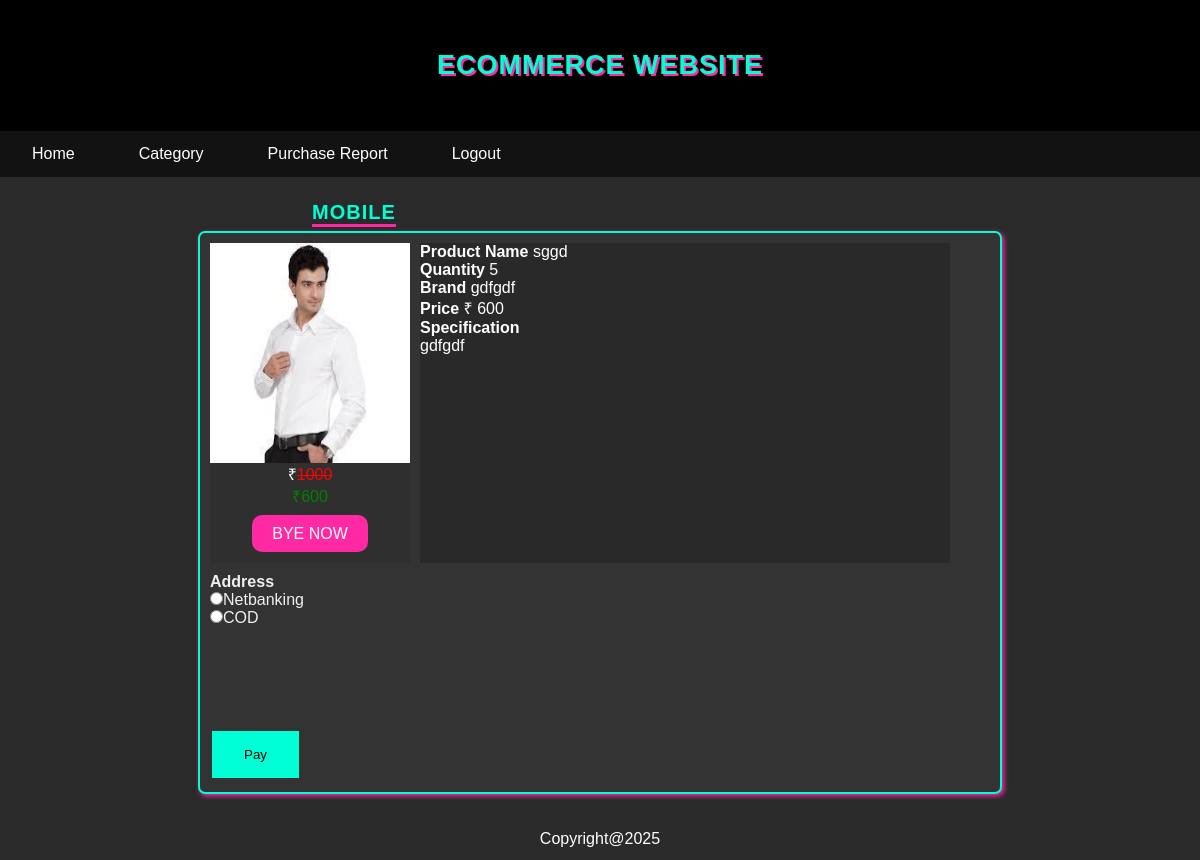
The app's page /payment_process.php?sno=24 with its own data.
### tables this page shows
CREATE TABLE `product` (
  `sno` int(11) NOT NULL auto_increment,
  `pname` varchar(9999) default NULL,
  `qty` int(11) default NULL,
  `cat` varchar(89) default NULL,
  `brand` varchar(88) default NULL,
  `desc1` varchar(9999) default NULL,
  `aprice` int(11) default NULL,
  `oprice` int(11) default NULL,
  `img` varchar(333) default NULL,
  `email` varchar(55) default NULL,
  PRIMARY KEY  (`sno`)
);

### payment_process.php (the view, shortened to what this page needs)
<html>
<head>
    <link href="StyleSheet.css" rel="stylesheet" />
</head>
<body>
    <?php
    include_once('header1.php');
    ?>
    <div class="content">
        <div id="head1">MOBILE</div>
        <div class="content1">
            <form action="payment_process.php" method="post">
                <?php
                 include_once('config.php');
                if (isset($_GET['sno'])) {
                    $sno = $_GET['sno'];
                    $sql = mysqli_query($mysqli, "SELECT * FROM product where sno='$sno'");
                    if ($rs = mysqli_fetch_array($sql)) {
                ?>
                        <div class="box2">
                        <img src="<?php echo $rs['img']; ?>" width=200px height=220px>
                            &#x20B9;<del style="color:red"><?php echo $rs['aprice']; ?></del><br>
                            <p style="color:green">&#x20B9;<?php echo $rs['oprice']; ?></p><br>
                            <p><a href="payment_process.php?sno=<?php echo $rs['oprice']; ?>"> BYE NOW</a></p>
                        </div>
                        <div class="box3">
                            <b>Product Name</b>
                            <td><?php echo $rs['pname']; ?></td><br>
                            <b>Quantity</b>
                            <td><?php echo $rs['qty']; ?></td><br>
                            <b>Brand</b>
                            <td><?php echo $rs['brand']; ?></td><br>
                            <b>Price</b>
                            <td>&#x20B9; <?php echo $rs['oprice']; ?></td><br>
                            <b>Specification</b><br>
                            <td> <?php echo $rs['desc1']; ?></td>
                        </div>
                        <br><br><br><br><br><br><br><br><br><br><br><br><br><br><br>
                        <b>Address</b><br>
                        <input type="radio" value="Netbanking" id="pay1" name="pay" onclick="checkButton()">Netbanking<br>
                        <input type="radio" value="COD" name="pay" id="pay2" onclick="checkButton()">COD<br>
                        <input type="submit" value="Pay" name="process">
                <?php
                    }
                }
                ?>
            </form>
        </div>
    </div>
    <?php
    include_once('footer.php');
    ?>
</body>
</html>
<?php
include_once('footer.php');
?>

### StyleSheet.css (style rules this page uses)
* { margin: 0; margin-left: auto; margin-right: auto; }
.content { width: 96%; min-height: 100px; padding: 2%; background-color: #2a2a2a; font-family: Cursive; color: #f0f0f0; }
.content1 { margin-top: 30px; width: 780px; min-height: 100px; padding: 10px; background-color: #333; box-shadow: 2px 2px 5px #ff2aa3; border-radius: 7px; border: 2px solid #00ffd5; }
.box2, .box2:hover { width: 200px; height: 320px; background-color: #2f2f2f; float: left; margin-right: 10px; margin-bottom: 10px; text-align: center; color: #ffffff; }
.box2 a { background-color: #ff2aa3; border: none; color: white; padding: 10px 20px; text-decoration: none; margin: 4px 2px; cursor: pointer; border-radius: 10px; }
.box3 { width: 530px; height: 320px; background-color: #292929; float: left; padding-left: 0px; margin-right: 10px; margin-bottom: 10px; color: #ffffff; }
#hhead, #head1, #head1:hover { color: #00ffd5; font-family: Cursive; float: left; font-size: 20px; font-weight: bold; min-width: 20px; border-bottom: 3px solid #ff2aa3; }
#head1 { margin-left: 25%; margin-right: auto; }
input[type=submit] { background-color: #00ffd5; border: none; color: black; padding: 16px 32px; text-decoration: none; margin: 4px 2px; cursor: pointer; }
body { background-color: #1a1a1a; background-image: none; color: #f0f0f0; font-family: 'Space Grotesk', sans-serif; }
.header, #hhead, #head1, #head1:hover { font-family: 'Bebas Neue', 'Montserrat', sans-serif; text-transform: uppercase; letter-spacing: 1px; }
.content, .content1, .content2, .box1, .box2, .box3, .footer, .border { font-family: 'Space Grotesk', sans-serif; }
input[type=date], input[type=number], input[type=text], input[type=email], input[type=password], input[type=submit], input[type=reset] { font-family: 'Poppins', sans-serif; }

### payment_process.php (style rules this page uses)
.content1 a { background-color: #FFA200; border: none; color: white; padding: 10px 20px; text-decoration: none; margin: 4px 2px; margin: 4px 2px; cursor: pointer; border-radius: 10px; }

### records on screen
product: img (picture), aprice "1000", oprice "600", pname "sggd", qty "5", brand "gdfgdf", desc1 "gdfgdf"
